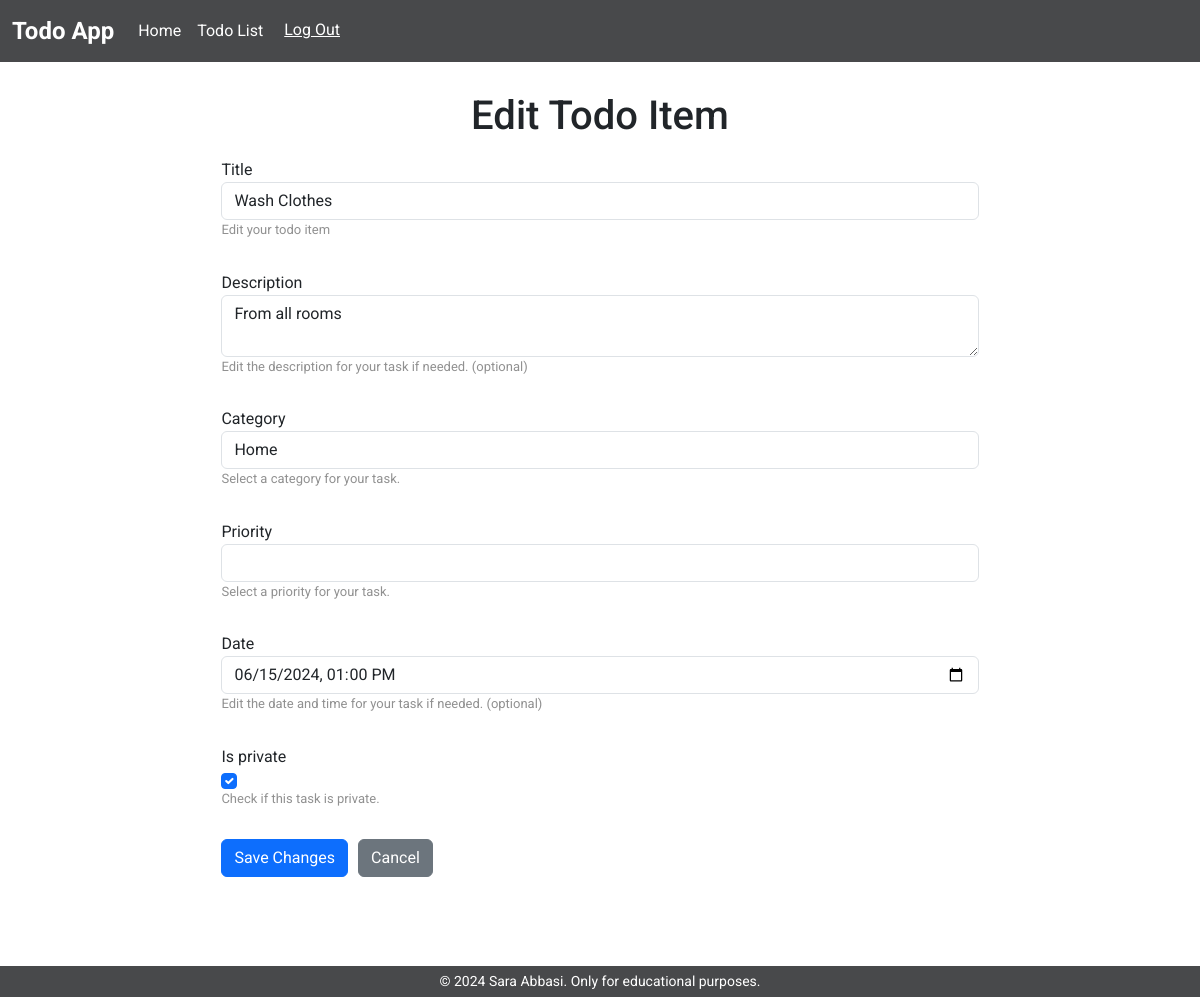
The app's page /8/edit/ (signed in) with its own data.
### todo_app/models.py (models this page shows, shortened)
class TodoItem(models.Model):
    title = models.CharField(max_length=200)
    description = models.TextField(blank=True)
    checked = models.BooleanField(default=False)
    owner = models.ForeignKey(User, on_delete=models.CASCADE, null=True)
    date = models.DateTimeField(blank=True, null=True)
    category = models.ForeignKey(
        Category,
        on_delete=models.SET_NULL,
        null=True
    )
    priority = models.ForeignKey(
        Priority,
        on_delete=models.SET_NULL,
        null=True
    )
    is_private = models.BooleanField(default=True)

class Category(models.Model):
    PERSONAL = 'Personal'
    WORK = 'Work'
    STUDY = 'Study'
    HEALTH = 'Health'
    HOME = 'Home'
    OTHER = 'Other'
    CATEGORY_CHOICES = [
        (PERSONAL, 'Personal'),
        (WORK, 'Work'),
        (STUDY, 'Study'),
        (HEALTH, 'Health'),
        (HOME, 'Home'),
        (OTHER, 'Other'),
    ]
    name = models.CharField(max_length=100, choices=CATEGORY_CHOICES)

### todo_app/views.py (the view)
# urls.py: path('<int:id>/edit/', edit_todo_item, name='todo_item_edit'),
@login_required(login_url='/accounts/login')
def edit_todo_item(request, id):
    todo_item = get_object_or_404(TodoItem, id=id, owner=request.user)
    categories = Category.objects.all()
    priorities = Priority.objects.all()
    if request.method == 'POST':
        form = TodoItemForm(request.POST, instance=todo_item)
        if form.is_valid():
            try:
                form.save()
                messages.success(request, 'Task successfully edited')
                return redirect('todo_app:todo_list')
            except ValidationError:
                messages.error(request, 'Task Date can not be in the past')
                form = TodoItemForm(request.POST, instance=todo_item)
                return render(
                    request, 'todo_app/edit_todo_item.html', {
                        'form': form, 'categories': categories,
                        'priorities': priorities
                    }
                )
    else:
        form = TodoItemForm(
            instance=todo_item, categories=categories,
            priorities=priorities)
    return render(
        request, 'todo_app/edit_todo_item.html', {
            'form': form, 'categories': categories, 'priorities': priorities
        }
    )

### todo_app/forms.py
class TodoItemForm(forms.ModelForm):
    category = forms.ModelChoiceField(
        queryset=Category.objects.all(),
        required=True
    )
    priority = forms.ModelChoiceField(
        queryset=Priority.objects.all(),
        required=False
    )
    class Meta:
        model = TodoItem
        fields = [
            'title', 'description', 'checked', 'date',
            'category', 'priority', 'is_private'
        ]
    def __init__(self, *args, **kwargs):
        categories = kwargs.pop('categories', None)
        priorities = kwargs.pop('priorities', None)
        super().__init__(*args, **kwargs)
        if categories:
            self.fields['category'].queryset = categories
        if priorities:
            self.fields['priority'].choices = priorities

### todo_app/templates/todo_app/edit_todo_item.html (shortened to what this page needs)
{% extends 'base.html' %}
{% block content %}
<div class="container edit-form-container">
    <h1>Edit Todo Item</h1>
    <form class="edit-todo-form" method="POST">
        <div class='input-container'>
            <label for="id_title">{{ form.title.label }}</label>
            <input class="form-control" type="text" name="title" value="{{ form.instance.title }}" required id="id_title">
            <p class='helper-text'>Edit your todo item</p>
        </div>
        <div class='input-container'>
            <label for="id_description">{{ form.description.label }}</label>
            <textarea class="form-control" name="description" id="id_description">{{ form.instance.description }}</textarea>
            <p class='helper-text'>Edit the description for your task if needed. (optional)</p>
        </div>
        <div class='input-container'>
            <label for="id_category">{{ form.category.label }}</label>
            <select class="form-control" name="category" id="id_category">
                {% for category in categories %}
                    <option value="{{ category.pk }}" {% if category.pk == form.instance.category.pk %} selected {% endif %}>{{ category.name }}</option>
                {% endfor %}
            </select>
            <p class='helper-text'>Select a category for your task.</p>
        </div>
        <div class='input-container'>
            <label for="id_priority">{{ form.priority.label }}</label>
            <select class="form-control" name="priority" id="id_priority">
            </select>
            <p class='helper-text'>Select a priority for your task.</p>
        </div>
        <div class='input-container'>
            <label for="id_date">{{ form.date.label }}</label>
            <input class="form-control" type="datetime-local" name="date" value="{% if form.instance.date %}{{ form.instance.date|date:'Y-m-d\TH:i' }}{% endif %}" id="id_date">
            <p class='helper-text'>Edit the date and time for your task if needed. (optional)</p>
        </div>
        <div class='input-container'>
            <label for="id_is_private">{{ form.is_private.label }}</label>
            <input class="form-check-input" type="checkbox" name="is_private" {% if form.instance.is_private %}checked{% endif %} id="id_is_private">
            <p class='helper-text'>Check if this task is private.</p>
        </div>
        <button class='btn btn-primary' type="submit">Save Changes</button>
        <a href="{% url 'todo_app:todo_list' %}" class="btn btn-secondary">Cancel</a>
    </form>
</div>
{% endblock %}

### static/css/styles.css (style rules this page uses)
body { font-family: "Roboto", Arial, sans-serif; }
.input-container { display: flex; flex-direction: column; width: 100%; margin-bottom: 15px; }
.helper-text { font-size: 13px; color: #919191; }
.edit-form-container { display: flex; flex-direction: column; justify-content: center; align-items: center; min-width: 300px; width: 70%; padding-top: 30px; }
.edit-todo-form { display: flex; flex-wrap: wrap; padding-top: 10px; padding-bottom: 80px; margin-bottom: 40px; }
.edit-todo-form button { margin-right: 10px; }

### records on screen
TodoItem: title "Wash Clothes", description "From all rooms", category "Home", date "06/15/2024 13:00", is_private "☑"
